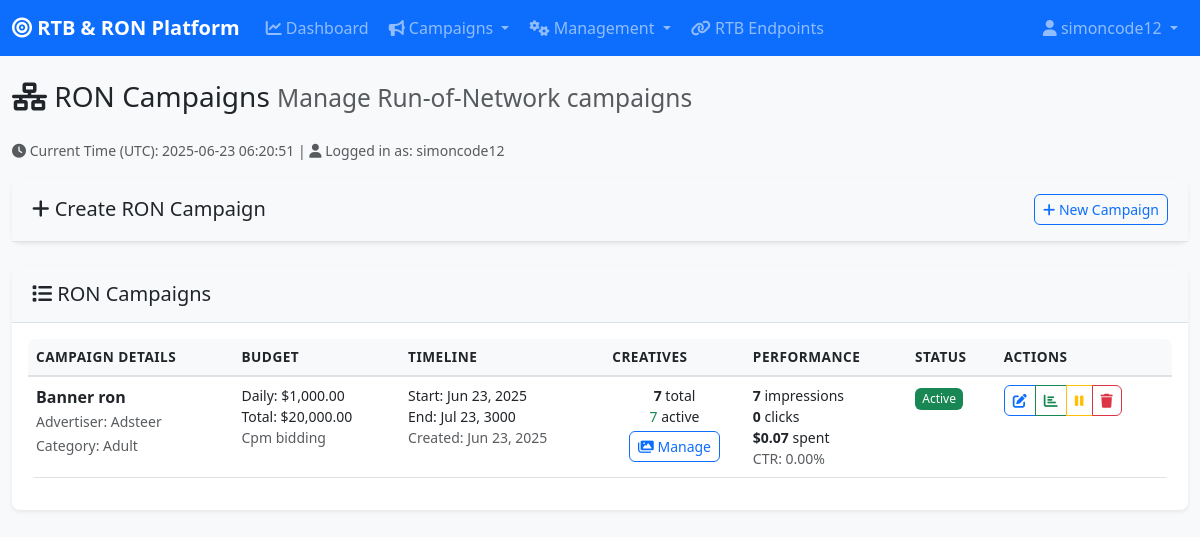
The app's page /admin/ron-campaign.php (signed in), older data.
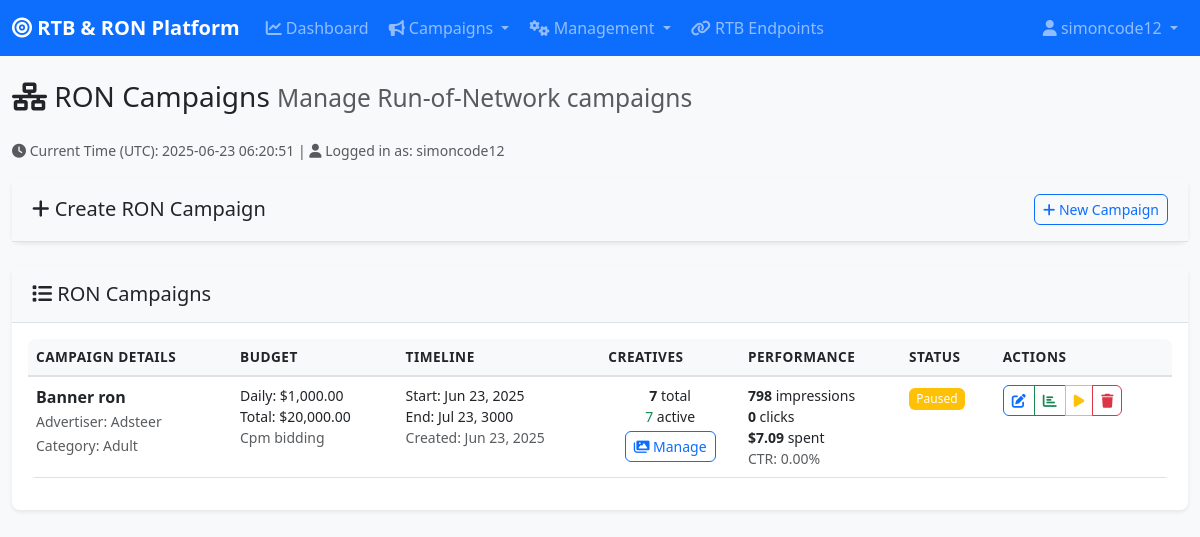
The same page, newer data.
### tables this page shows
CREATE TABLE `campaigns` (
  `id` int(11) NOT NULL,
  `advertiser_id` int(11) DEFAULT NULL,
  `name` varchar(255) NOT NULL,
  `type` enum('rtb','ron') NOT NULL,
  `category_id` int(11) DEFAULT NULL,
  `bid_type` enum('cpm','cpc') DEFAULT 'cpm',
  `daily_budget` decimal(10,2) DEFAULT NULL,
  `total_budget` decimal(10,2) DEFAULT NULL,
  `daily_spent` decimal(10,2) DEFAULT 0.00,
  `total_spent` decimal(10,2) DEFAULT 0.00,
  `start_date` date DEFAULT NULL,
  `end_date` date DEFAULT NULL,
  `status` enum('active','paused','completed','pending') DEFAULT 'active',
  `endpoint_url` varchar(500) DEFAULT NULL,
  `target_countries` longtext DEFAULT NULL CHECK (json_valid(`target_countries`)),
  `target_browsers` longtext DEFAULT NULL CHECK (json_valid(`target_browsers`)),
  `target_devices` longtext DEFAULT NULL CHECK (json_valid(`target_devices`)),
  `target_os` longtext DEFAULT NULL CHECK (json_valid(`target_os`)),
  `banner_sizes` longtext DEFAULT NULL CHECK (json_valid(`banner_sizes`)),
  `created_at` timestamp NULL DEFAULT current_timestamp(),
  `updated_at` timestamp NULL DEFAULT current_timestamp() ON UPDATE current_timestamp()
);

CREATE TABLE `advertisers` (
  `id` int(11) NOT NULL,
  `name` varchar(255) NOT NULL,
  `email` varchar(100) DEFAULT NULL,
  `website` varchar(255) DEFAULT NULL,
  `contact_person` varchar(100) DEFAULT NULL,
  `phone` varchar(20) DEFAULT NULL,
  `balance` decimal(10,2) DEFAULT 0.00,
  `status` enum('active','inactive','pending') DEFAULT 'active',
  `created_at` timestamp NULL DEFAULT current_timestamp(),
  `updated_at` timestamp NULL DEFAULT current_timestamp() ON UPDATE current_timestamp(),
  `notes` text DEFAULT NULL
);

CREATE TABLE `categories` (
  `id` int(11) NOT NULL,
  `name` varchar(100) NOT NULL,
  `description` text DEFAULT NULL,
  `type` enum('adult','mainstream') DEFAULT 'mainstream',
  `status` enum('active','inactive') DEFAULT 'active',
  `created_at` timestamp NULL DEFAULT current_timestamp(),
  `updated_at` timestamp NULL DEFAULT current_timestamp() ON UPDATE current_timestamp()
);

### config/database.php (called while the page is built, shortened)
<?php
function formatCurrency($amount) {
    return '$' . number_format($amount, 2);
}
function formatNumber($number) {
    return number_format($number);
}
?>

### admin/ron-campaign.php (the view, shortened to what the changed rows need)
<?php
include 'includes/header.php';
$campaigns = $pdo->query("
    SELECT c.*, a.name as advertiser_name, cat.name as category_name,
           COUNT(cr.id) as creative_count,
           SUM(CASE WHEN cr.status = 'active' THEN 1 ELSE 0 END) as active_creatives,
           SUM(rt.impressions) as impressions,
           SUM(rt.clicks) as clicks,
           SUM(rt.revenue) as revenue
    FROM campaigns c
    LEFT JOIN advertisers a ON c.advertiser_id = a.id
    LEFT JOIN categories cat ON c.category_id = cat.id
    LEFT JOIN creatives cr ON c.id = cr.campaign_id
    LEFT JOIN (
        SELECT
            campaign_id,
            SUM(impressions) as impressions,
            SUM(clicks) as clicks,
            SUM(revenue) as revenue
        FROM revenue_tracking
        GROUP BY campaign_id
    ) rt ON c.id = rt.campaign_id
    WHERE c.type = 'ron'
    GROUP BY c.id
    ORDER BY c.created_at DESC
")->fetchAll();
?>
<div class="row">
    <div class="col-12">
        <h1 class="h3 mb-4">
            <i class="fas fa-network-wired"></i> RON Campaigns
            <small class="text-muted">Manage Run-of-Network campaigns</small>
        </h1>
    </div>
</div>
<div class="card">
    <div class="card-body">
        <?php if (empty($campaigns)): ?>
            <div class="text-center py-4">
                <i class="fas fa-network-wired fa-3x text-muted mb-3"></i>
                <p class="text-muted">No RON campaigns created yet.</p>
                <button class="btn btn-primary" type="button" data-bs-toggle="collapse" data-bs-target="#createCampaignForm">
                    <i class="fas fa-plus"></i> Create Your First Campaign
                </button>
            </div>
        <?php else: ?>
            <div class="table-responsive">
                <table class="table table-hover">
                    <thead>
                        <tr>
                            <th>Campaign Details</th>
                            <th>Budget</th>
                            <th>Timeline</th>
                            <th>Creatives</th>
                            <th>Performance</th>
                            <th>Status</th>
                            <th>Actions</th>
                        </tr>
                    </thead>
                    <tbody>
                        <?php foreach ($campaigns as $campaign): ?>
                        <tr>
                            <td>
                                <div>
                                    <strong><?php echo htmlspecialchars($campaign['name']); ?></strong>
                                    <br>
                                    <small class="text-muted">
                                        Advertiser: <?php echo htmlspecialchars($campaign['advertiser_name']); ?>
                                    </small>
                                    <?php if ($campaign['category_name']): ?>
                                        <br>
                                        <small class="text-muted">
                                            Category: <?php echo htmlspecialchars($campaign['category_name']); ?>
                                        </small>
                                    <?php endif; ?>
                                </div>
                            </td>
                            <td>
                                <div class="small">
                                    <?php if ($campaign['daily_budget']): ?>
                                        <div>Daily: <?php echo formatCurrency($campaign['daily_budget']); ?></div>
                                    <?php endif; ?>
                                    <?php if ($campaign['total_budget']): ?>
                                        <div>Total: <?php echo formatCurrency($campaign['total_budget']); ?></div>
                                    <?php endif; ?>
                                    <div class="text-muted"><?php echo ucfirst($campaign['bid_type']); ?> bidding</div>
                                </div>
                            </td>
                            <td>
                                <div class="small">
                                    <?php if ($campaign['start_date']): ?>
                                        <div>Start: <?php echo date('M j, Y', strtotime($campaign['start_date'])); ?></div>
                                    <?php endif; ?>
                                    <?php if ($campaign['end_date']): ?>
                                        <div>End: <?php echo date('M j, Y', strtotime($campaign['end_date'])); ?></div>
                                    <?php endif; ?>
                                    <div class="text-muted">Created: <?php echo date('M j, Y', strtotime($campaign['created_at'])); ?></div>
                                </div>
                            </td>
                            <td>
                                <div class="small text-center">
                                    <strong><?php echo $campaign['creative_count']; ?></strong> total
                                    <br>
                                    <span class="text-success"><?php echo $campaign['active_creatives']; ?></span> active
                                    <br>
                                    <a href="creative.php?campaign_id=<?php echo $campaign['id']; ?>&type=ron" class="btn btn-sm btn-outline-primary mt-1">
                                        <i class="fas fa-images"></i> Manage
                                    </a>
                                </div>
                            </td>
                            <td>
                                <div class="small">
                                    <div><strong><?php echo formatNumber($campaign['impressions'] ?? 0); ?></strong> impressions</div>
                                    <div><strong><?php echo formatNumber($campaign['clicks'] ?? 0); ?></strong> clicks</div>
                                    <div><strong><?php echo formatCurrency($campaign['revenue'] ?? 0); ?></strong> spent</div>
                                    <?php if ($campaign['impressions'] > 0): ?>
                                        <div class="text-muted">
                                            CTR: <?php echo number_format(($campaign['clicks'] / $campaign['impressions']) * 100, 2); ?>%
                                        </div>
                                    <?php endif; ?>
                                </div>
                            </td>
                            <td>
                                <span class="badge bg-<?php
                                    echo $campaign['status'] == 'active' ? 'success' :
                                        ($campaign['status'] == 'paused' ? 'warning' :
                                        ($campaign['status'] == 'completed' ? 'secondary' : 'info'));
                                ?>">
                                    <?php echo ucfirst($campaign['status']); ?>
                                </span>
                            </td>
                            <td>
                                <div class="btn-group btn-group-sm">
                                    <button class="btn btn-outline-primary" data-bs-toggle="tooltip" title="Edit">
                                        <i class="fas fa-edit"></i>
                                    </button>
                                    <button class="btn btn-outline-success" data-bs-toggle="tooltip" title="Stats">
                                        <i class="fas fa-chart-bar"></i>
                                    </button>
                                    <button class="btn btn-outline-warning" data-bs-toggle="tooltip" title="Pause/Resume">
                                        <i class="fas fa-<?php echo $campaign['status'] == 'active' ? 'pause' : 'play'; ?>"></i>
                                    </button>
                                    <button class="btn btn-outline-danger btn-delete" data-bs-toggle="tooltip" title="Delete">
                                        <i class="fas fa-trash"></i>
                                    </button>
                                </div>
                            </td>
                        </tr>
                        <?php endforeach; ?>
                    </tbody>
                </table>
            </div>
        <?php endif; ?>
    </div>
</div>
<?php
include 'includes/footer.php';
?>

Row changes from the older to the newer data that the page shows:
changed campaigns "Banner ron": impressions "7" → "798"; revenue "$0.07" → "$7.09"; status "Active" → "Paused"
